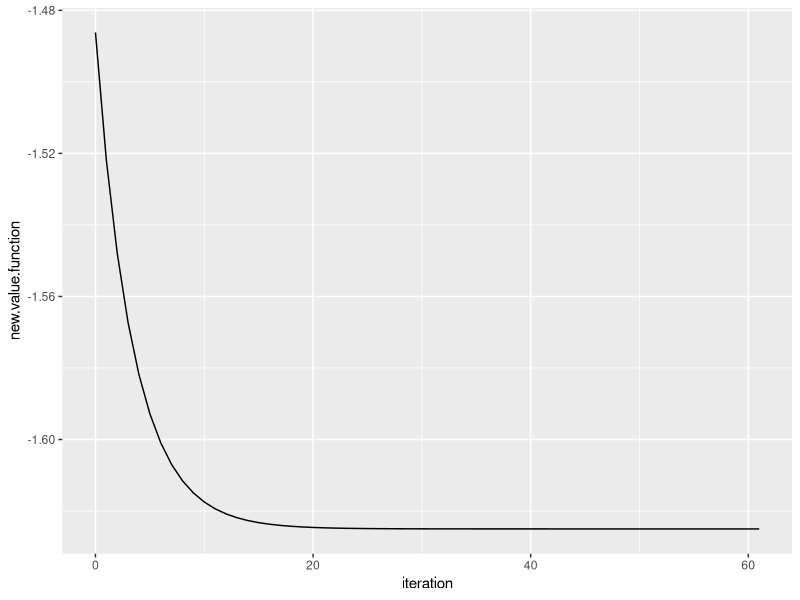
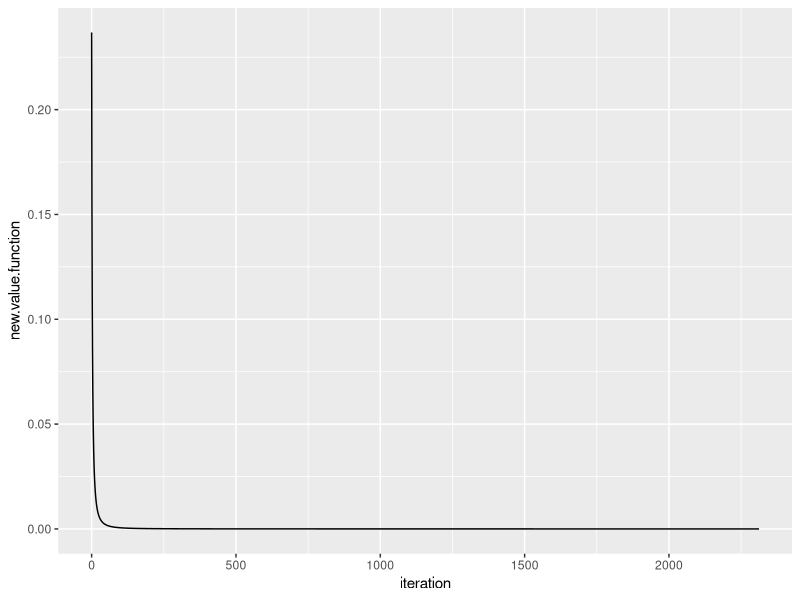
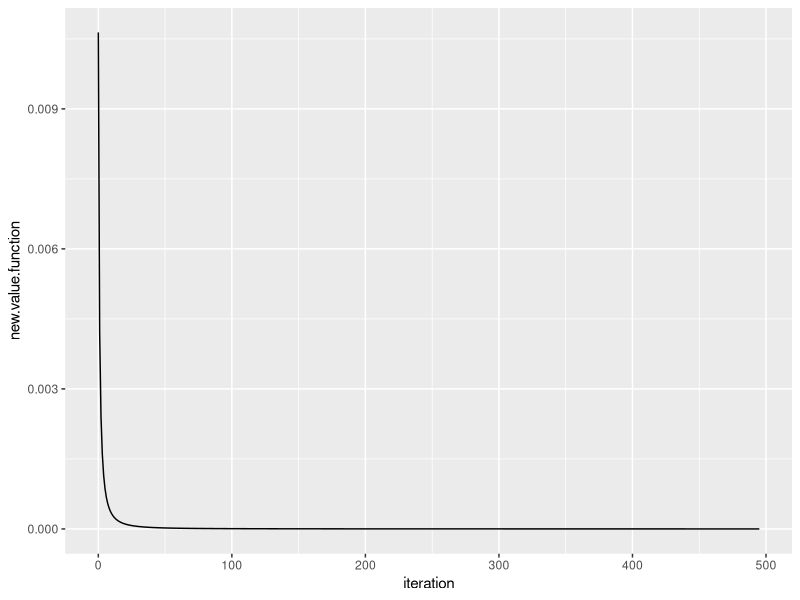
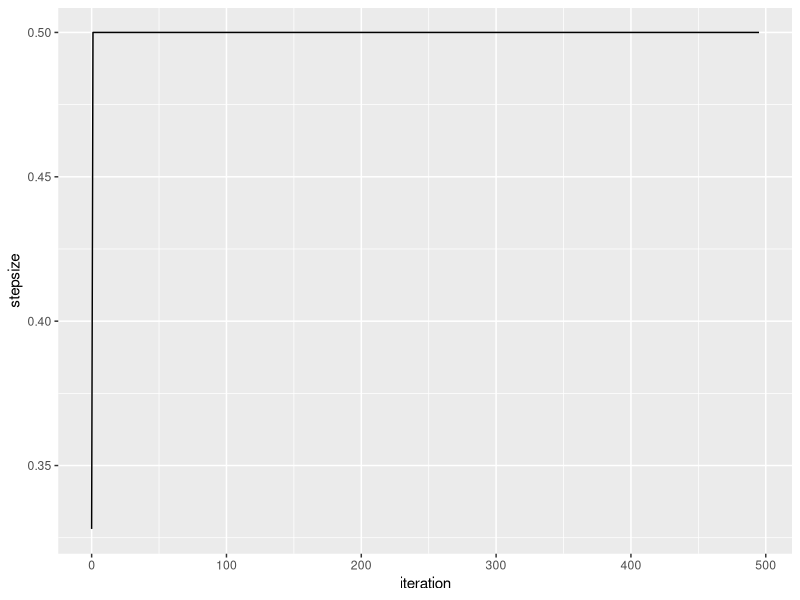
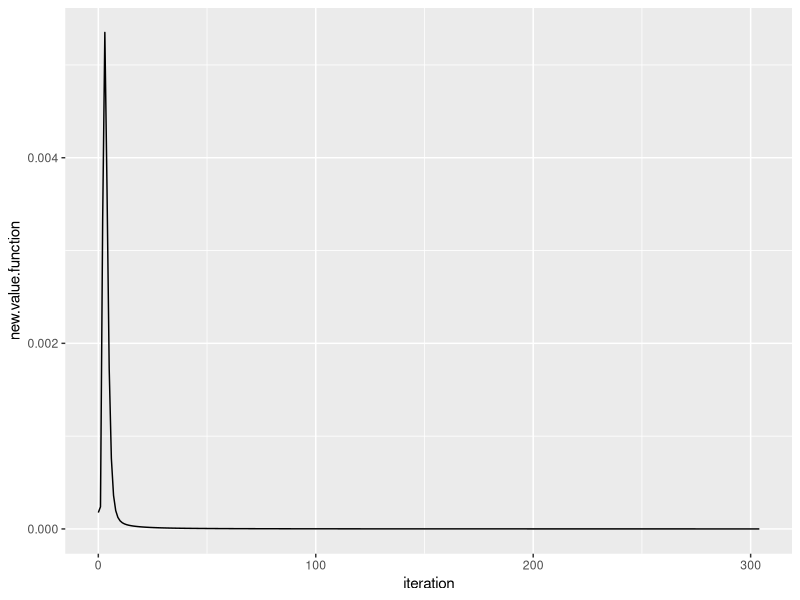
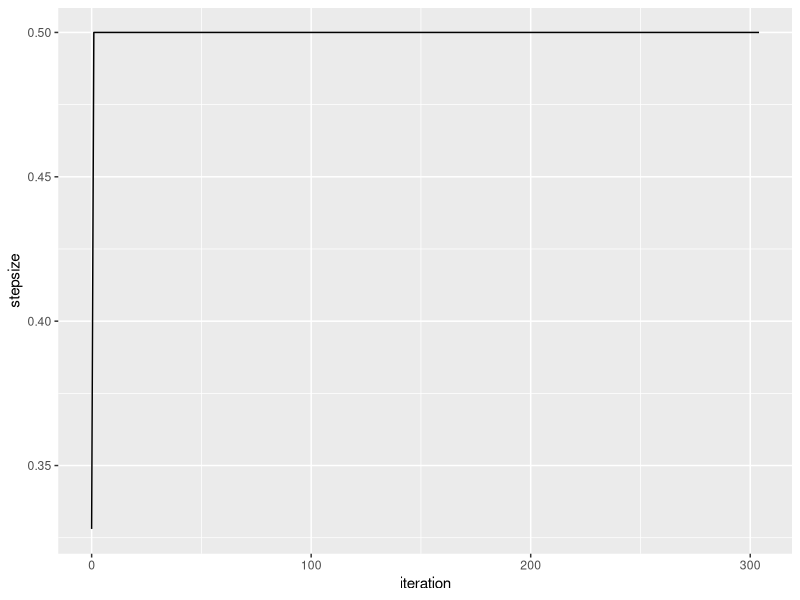

Write R code to recreate these figures, in order.
## ---- chunk 1
#define objective function to be optimized
objective.function = function(x) {
            4*x[1]^2 + 2*x[2]^2 + 4*x[1]*x[2] + 5*x[1] + 2*x[2]
    }

# define the derivative for a 2D objective function
derivative = function(x) {
  c(8*x[1]+4*x[2] + 5, 4*x[2]+4*x[1] + 2)
}

# here we define the epsilon parameter for the backtracking line search
myepsilon = 0.5
# here we define the tau parameter for the backtracking line search 
mytau = 0.9
# initial guess for stepsize
stepsize_0 = 1
# here we define the tolerance of the convergence criterion
mytol = 0.000000001 
# starting point
mystartpoint = c(1,2) 

gradientDesc = function(obj.function, startpoint, 
                        stepsize, tau, epsilon, conv_threshold, max_iter) {
  
  old.point = startpoint
  
  stepsize=stepsize_0
  gradient = derivative(old.point)
  
  
  # here we check how to pick the stepsize at iteration 0
  
  while (objective.function(old.point - stepsize * gradient) > 
         objective.function(old.point) - (epsilon * stepsize * 
                              t(gradient) %*% gradient) ){
    stepsize = tau * stepsize
  }
  
  new.point = c(old.point[1] - stepsize*gradient[1], 
                old.point[2] - stepsize*gradient[2])
  

  old.value.function = obj.function(new.point)
  
  converged = F
  iterations = 0
  
  while(converged == F) {
    ## Implement the gradient descent algorithm
    old.point = new.point

    gradient = derivative(old.point)
    
    # here we check how to pick the stepsize at iteration k
    
    while (objective.function(old.point - stepsize * gradient) > 
           objective.function(old.point) - (epsilon * stepsize * 
                                            t(gradient) %*% gradient) ){
      stepsize = tau * stepsize
    }
    
    new.point = c(old.point[1] - stepsize*gradient[1], 
                  old.point[2] - stepsize*gradient[2])
    
    new.value.function = obj.function(new.point)
    
    
    if( abs(old.value.function - new.value.function) <= conv_threshold) {
      converged = T
    }
    
    data.output = data.frame(iteration = iterations,
                       old.value.function = old.value.function,
                       new.value.function = new.value.function,
                       old.point=old.point, new.point=new.point,
                       stepsize = stepsize
                       )
    
    if(exists("iters")) {
      iters <- rbind(iters, data.output)
    } else {
      iters = data.output
    }
    
    iterations = iterations + 1
    old.value.function = new.value.function
    
    if(iterations >= max_iter) break
  }
  return(list(converged = converged, 
              num_iterations = iterations, 
              old.value.function = old.value.function,
              new.value.function = new.value.function,
              coefs = new.point,
              stepsize = stepsize,
              iters = iters))
}


results = gradientDesc(objective.function, mystartpoint, stepsize_0, 
                       mytau, myepsilon, mytol, 30000)

library(ggplot2)
ggplot(data = results$iters, mapping = aes(x = iteration, y = new.value.function))+
  geom_line()
print(results$num_iterations)
print(results$coefs)
## ---- chunk 2
#define objective function to be optimized
objective.function = function(x) {
            x^4 
    }

# define the derivative for a 2D objective function
derivative = function(x) {
  4*x^3
}

# here we define the epsilon parameter for the backtracking line search
myepsilon = 0.5
# here we define the tau parameter for the backtracking line search 
mytau = 0.9
# initial guess for stepsize
stepsize_0 = 0.05
# here we define the tolerance of the convergence criterion
mytol = 0.000000001 
# starting point
mystartpoint = 1

gradientDesc = function(obj.function, startpoint, 
                        stepsize, tau, epsilon, conv_threshold, max_iter) {
  
  old.point = startpoint
  gradient = derivative(old.point)
  
  new.point = old.point - stepsize*gradient
  

  old.value.function = obj.function(new.point)
  
  converged = F
  iterations = 0
  
  while(converged == F) {
    ## Implement the gradient descent algorithm
    old.point = new.point

    gradient = derivative(old.point)
    
    new.point = old.point - stepsize*gradient
    
    new.value.function = obj.function(new.point)

    if( abs(old.value.function - new.value.function) <= conv_threshold) {
      converged = T
    }
    
    data.output = data.frame(iteration = iterations,
                       old.value.function = old.value.function,
                       new.value.function = new.value.function,
                       old.point=old.point, new.point=new.point,
                       stepsize = stepsize
                       )
    
    if(exists("iters")) {
      iters <- rbind(iters, data.output)
    } else {
      iters = data.output
    }
    
    iterations = iterations + 1
    old.value.function = new.value.function
    
    if(iterations >= max_iter) break
  }
  return(list(converged = converged, 
              num_iterations = iterations, 
              old.value.function = old.value.function,
              new.value.function = new.value.function,
              coefs = new.point,
              stepsize = stepsize,
              iters = iters))
}


constant_stepsize_results = gradientDesc(objective.function, mystartpoint, stepsize_0, 
                       mytau, myepsilon, mytol, 30000)

## ---- chunk 3
# here we define the epsilon parameter for the backtracking line search
myepsilon = 0.5
# here we define the tau parameter for the backtracking line search 
mytau = 0.9
# initial guess for stepsize
stepsize_0 = 0.5
# here we define the tolerance of the convergence criterion
mytol = 0.000000001 
# starting point
mystartpoint = 1

gradientDesc = function(obj.function, startpoint, 
                        stepsize, tau, epsilon, conv_threshold, max_iter) {
  
  old.point = startpoint
  
  stepsize=stepsize_0
  gradient = derivative(old.point)
  
  
  # here we check how to pick the stepsize at iteration 0
  
  while (objective.function(old.point - stepsize * gradient) > 
         objective.function(old.point) - (epsilon * stepsize * 
                              t(gradient) %*% gradient) ){
    stepsize = tau * stepsize
  }
  
  new.point = old.point - stepsize*gradient
  

  old.value.function = obj.function(new.point)
  
  converged = F
  iterations = 0
  
  while(converged == F) {
    ## Implement the gradient descent algorithm
    old.point = new.point

    gradient = derivative(old.point)
    
    # here we reset the stepsize to the constant and check how to pick the stepsize at iteration k 
    stepsize = stepsize_0
    while (objective.function(old.point - stepsize * gradient) > 
           objective.function(old.point) - (epsilon * stepsize * 
                                            t(gradient) %*% gradient) ){
      stepsize = tau * stepsize
    }
    
    new.point = old.point[1] - stepsize*gradient
    
    new.value.function = obj.function(new.point)
    
    
    if( abs(old.value.function - new.value.function) <= conv_threshold) {
      converged = T
    }
    
    data.output = data.frame(iteration = iterations,
                       old.value.function = old.value.function,
                       new.value.function = new.value.function,
                       old.point=old.point, new.point=new.point,
                       stepsize = stepsize
                       )
    
    if(exists("iters")) {
      iters <- rbind(iters, data.output)
    } else {
      iters = data.output
    }
    
    iterations = iterations + 1
    old.value.function = new.value.function
    
    if(iterations >= max_iter) break
  }
  return(list(converged = converged, 
              num_iterations = iterations, 
              old.value.function = old.value.function,
              new.value.function = new.value.function,
              coefs = new.point,
              stepsize = stepsize,
              iters = iters))
}


backtracking_results = gradientDesc(objective.function, mystartpoint, stepsize_0, 
                       mytau, myepsilon, mytol, 30000)

print(constant_stepsize_results$num_iterations)
print(backtracking_results$num_iterations)
## ---- chunk 4
library(ggplot2)

ggplot(data = constant_stepsize_results$iters, mapping = aes(x = iteration, y = new.value.function))+
  geom_line()

ggplot(data = backtracking_results$iters, mapping = aes(x = iteration, y = new.value.function))+
  geom_line()
## ---- chunk 5
ggplot(data = backtracking_results$iters, mapping = aes(x = iteration, y = stepsize))+
  geom_line()

## ---- chunk 6
# here we define the epsilon parameter for the backtracking line search
myepsilon = 0.5
# here we define the tau parameter for the backtracking line search 
mytau = 0.9
# initial guess for stepsize
stepsize_0 = 0.5
# here we define the tolerance of the convergence criterion
mytol = 0.000000001 
# starting point
mystartpoint = 1

mymomentum = 0.5

gradientDesc_momentum = function(obj.function, startpoint, 
                        stepsize, tau, epsilon, conv_threshold, max_iter,momentum) {
  
  old.point = startpoint
  
  stepsize=stepsize_0
  gradient = derivative(old.point)
  
  
  # here we check how to pick the stepsize at iteration 0
  
  while (objective.function(old.point - stepsize * gradient) > 
         objective.function(old.point) - (epsilon * stepsize * 
                              t(gradient) %*% gradient) ){
    stepsize = tau * stepsize
  }
  
  new.point = old.point - stepsize*gradient
  

  old.value.function = obj.function(new.point)
  
  converged = F
  iterations = 0
  
  while(converged == F) {
    ## Implement the gradient descent algorithm
    older_x_point = old.point
    old.point = new.point

    gradient = derivative(old.point)
    
    # here we reset the stepsize to the constant and check how to pick the stepsize at iteration k 
    stepsize = stepsize_0
    while (objective.function(old.point - stepsize * gradient) > 
           objective.function(old.point) - (epsilon * stepsize * 
                                            t(gradient) %*% gradient) ){
      stepsize = tau * stepsize
    }
    
    new.point = old.point - stepsize*gradient + momentum*(old.point- older_x_point)
    
    new.value.function = obj.function(new.point)
    
    
    if( abs(old.value.function - new.value.function) <= conv_threshold) {
      converged = T
    }
    
    data.output = data.frame(iteration = iterations,
                       old.value.function = old.value.function,
                       new.value.function = new.value.function,
                       old.point=old.point, new.point=new.point,
                       stepsize = stepsize
                       )
    
    if(exists("iters")) {
      iters <- rbind(iters, data.output)
    } else {
      iters = data.output
    }
    
    iterations = iterations + 1
    old.value.function = new.value.function
    
    if(iterations >= max_iter) break
  }
  return(list(converged = converged, 
              num_iterations = iterations, 
              old.value.function = old.value.function,
              new.value.function = new.value.function,
              coefs = new.point,
              stepsize = stepsize,
              iters = iters))
}


backtracking_results_momentum = gradientDesc_momentum(objective.function, mystartpoint, stepsize_0, 
                       mytau, myepsilon, mytol, 30000, mymomentum)

backtracking_results_momentum$num_iterations
## ---- chunk 7
ggplot(data = backtracking_results_momentum$iters, mapping = aes(x = iteration, y = new.value.function))+
  geom_line()
## ---- chunk 8
ggplot(data = backtracking_results_momentum$iters, mapping = aes(x = iteration, y = stepsize))+
  geom_line()
